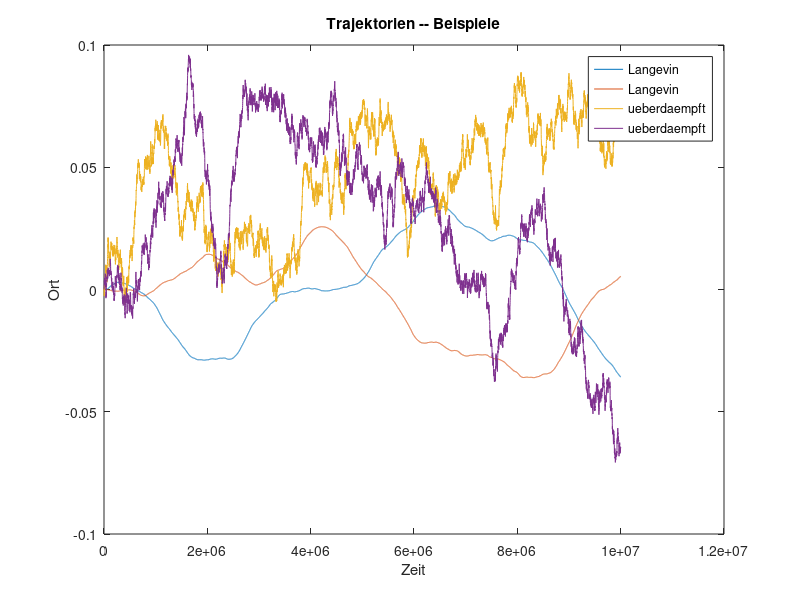
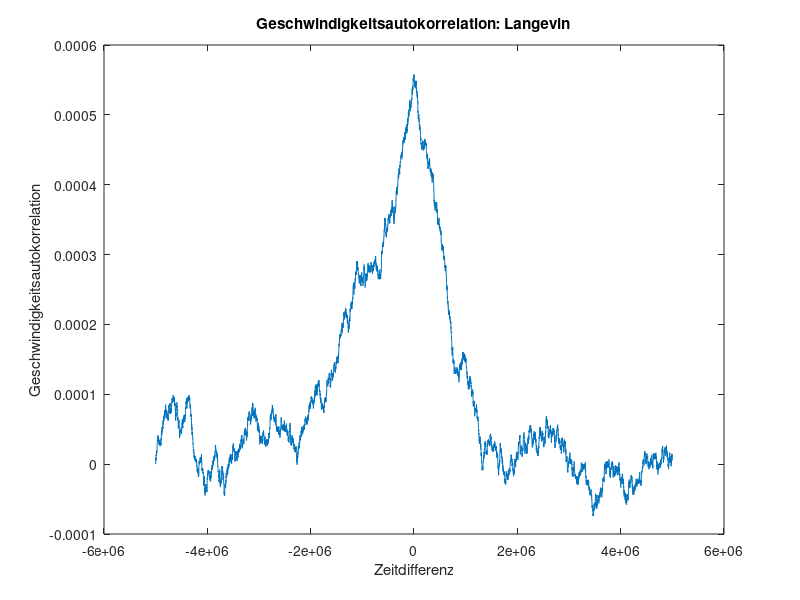
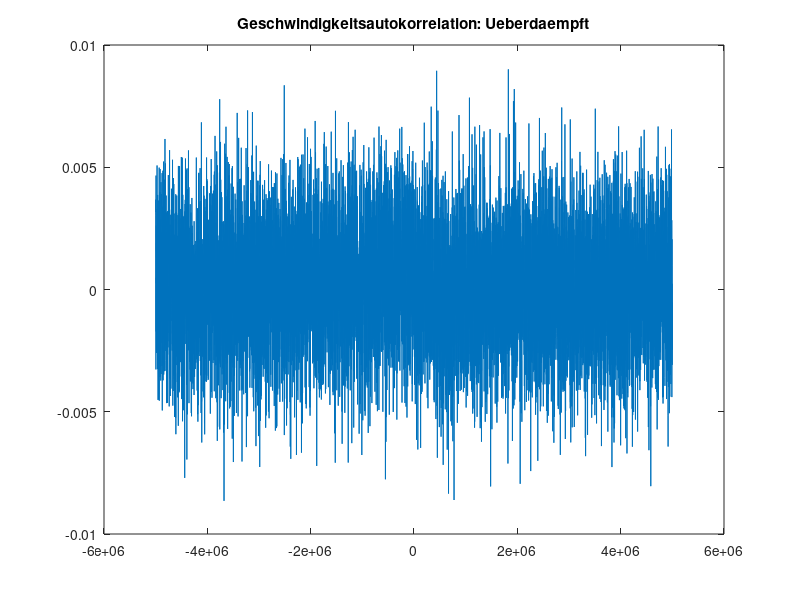

MATLAB code for these plots, in order:
% Simuliert Langevingl numerisch
% Liefert Trajektorien und VACF 

% Michael Kopp

% 1.
% DGL:   v' + v = f
% Euler: v(n+1) = ( f(n) - v(n) ) Delta_t + v(n)
%               = f(n) Delta_t + ( 1 - Delta_t ) v(n)
% 
% 2.
% DGL: v = f
%
% Fuer Ort: x(t+1) = x(t) + v(t) Delta_t

% Gibt schoene Bildchen als eps aus
% kor_lang.eps  kor_ueber.eps  traj.eps

% Einheiten:
% Zeit: t_0 = m/\gamma
% Geschw. kT = mv_0^2/2 --> v_0 = \sqrt( 2kT/m )
% Kraft: F_0 = mv_0/t_0 = \gamma \sqrt( 2kT/m )


%% Parameter
% Anz. Zeitschritte
N = 10000
% Zeitschritt
dt = 0.001 
% Anz. Ensemble
M = 100 

% Zufallszahlen erzeugen
rn = randn( N , M ) ;

% leerer Vekt. fuer Geschw. (v(0,:) ist Anfangsgeschw.)
v = zeros( N + 1, M ) ;

% Zeitschleife -- Geschwindigkeiten
for ii = [1:N]
	v(ii+1,:) = dt * rn(ii,:)  + ( 1 - dt ) * v(ii,:) ;
end


%% Autokorrelationen
N0 = N/2 ; % verw. diesen Schritt als ersten.
dt_list = [1:N] ;
cor_list1 = zeros( size( dt_list ) ) ;
cor_list2 = zeros( size( dt_list ) ) ;
for ii = [ 1: length( dt_list ) ] 
	cor_list1(ii) = mean( v(N0,:) .*  v(dt_list(ii),:) ) ;
	cor_list2(ii) = mean( v(N0,:) .* rn(dt_list(ii),:) ) ;
end


%% Ort

% Ort (nach DGL 1 bzw 2)
x1 = zeros( N+1 , M ) ;
x2 = zeros( N+1 , M ) ;

% Integration fuer x
for ii = [1:N]
	x1(ii+1,:) = x1(ii,:) + dt * v(ii,:) ;
	x2(ii+1,:) = x2(ii,:) + dt * rn(ii,:) ;
end


%% Ausgabe
% Trajektorien
plot( ...
[1:N+1]/dt , x1(:,1) , ";Langevin;"...
, [1:N+1]/dt , x1(:,2) , ";Langevin;" ...
, [1:N+1]/dt , x2(:,3) , ";ueberdaempft;"...
, [1:N+1]/dt , x2(:,4) , ";ueberdaempft;"...
)
xlabel( "Zeit" );
ylabel( "Ort" );
title( "Trajektorien -- Beispiele" );
print( "traj.eps" , "-deps" , "-color" );

pause

% Autokorrelationen
% ACF sollte Deltafkt sein (Integral = 1)
integral1 = sum( cor_list1 ) % * dt
plot( (dt_list-N0)/dt , cor_list1 ) 
xlabel( "Zeitdifferenz" );
ylabel( "Geschwindigkeitsautokorrelation" );
title( "Geschwindigkeitsautokorrelation: Langevin" );
print( "kor_lang.eps" , "-deps" , "-color" );

pause

integral2 = sum( cor_list2 ) % * dt 
plot( (dt_list-N0)/dt , cor_list2 ) 
title( "Geschwindigkeitsautokorrelation: Ueberdaempft" );
print( "kor_ueber.eps" , "-deps" , "-color" );
